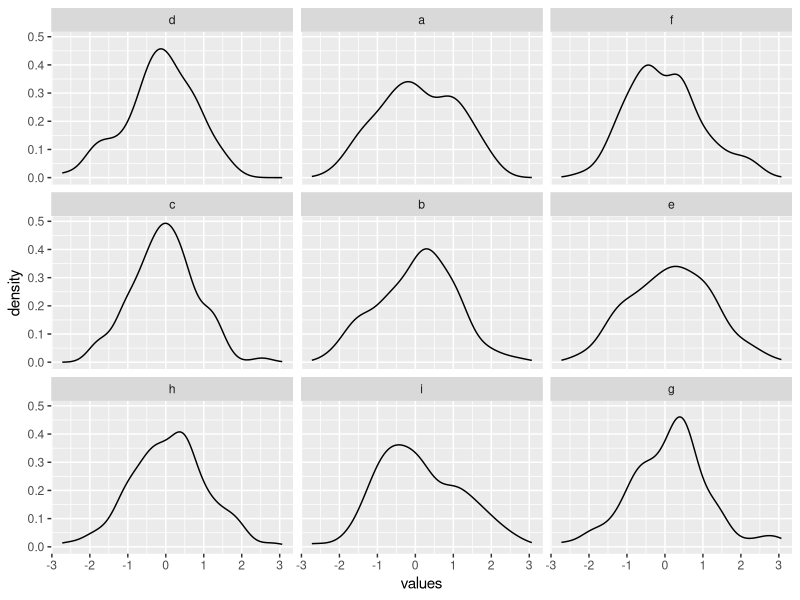
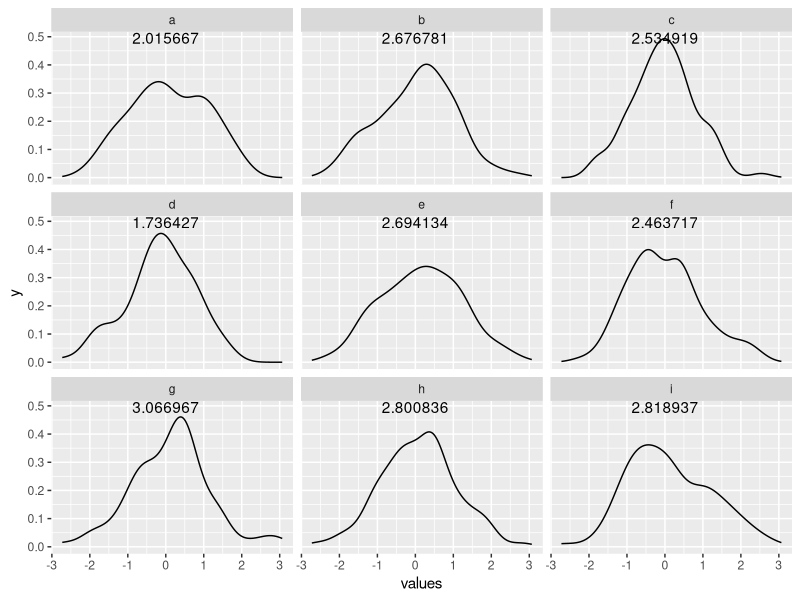
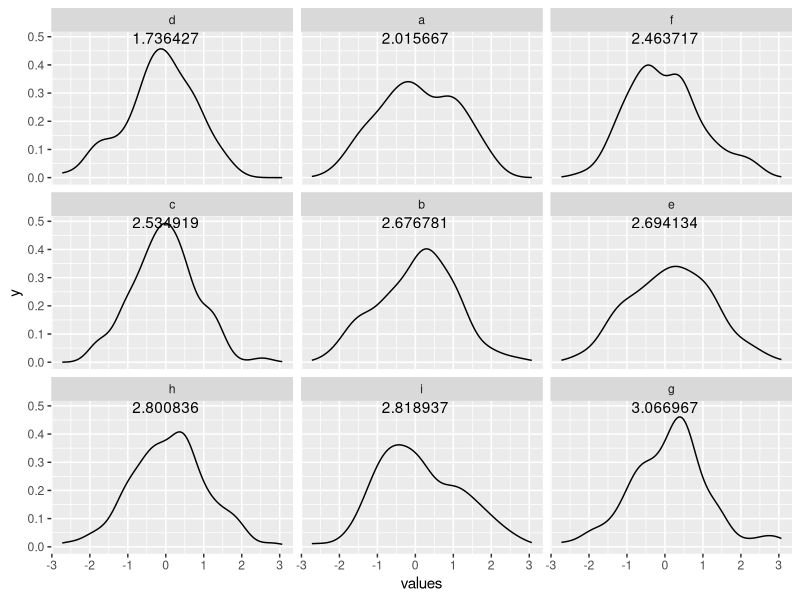

These charts were generated, in order, by the following R code:
## ---- chunk 1
knitr::opts_chunk$set(echo = TRUE)
## ---- chunk 2
library(tidyverse)
## ---- chunk 3
test_df <- data_frame(values = c(rnorm(900)), letter = rep(letters[1:9],100)) %>% 
  group_by(letter) %>% 
  mutate(max_val = max(values)) %>% 
  ungroup() %>% 
  mutate(letter_f = fct_reorder(factor(letter), max_val))

labels <- test_df %>% group_by(letter) %>%  summarise(max = max(values)) %>%  rename(letter_f = letter)
## ---- chunk 4
test_df %>% 
  ggplot(aes(x=values)) +
  geom_density() +
  facet_wrap(~letter_f, ncol = 3)

labels %>%  arrange(max)
## ---- chunk 5
test_df %>% 
  ggplot(aes(x=values)) +
  geom_density() +
  geom_text(data=labels, aes(x=0,y=Inf, label=prettyNum(max)), vjust = 1) +
  facet_wrap(~letter_f, ncol = 3)
## ---- chunk 6
labels_f <- test_df %>% group_by(letter_f) %>% summarise(max = max(values))

test_df %>% 
  ggplot(aes(x=values)) +
  geom_density() +
  geom_text(data=labels_f, aes(x=0,y=Inf, label=prettyNum(max)), vjust = 1) +
  facet_wrap(~letter_f, ncol = 3)
